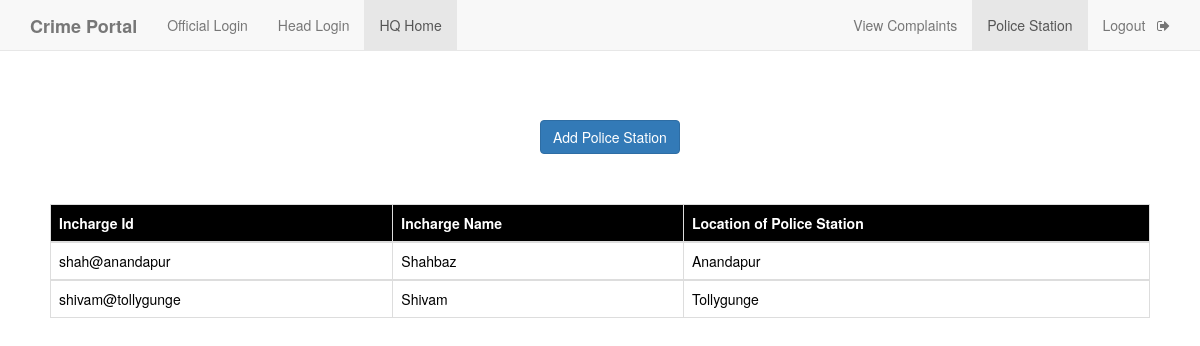
Before: /head_view_police_station.php (signed in) with the older database file.
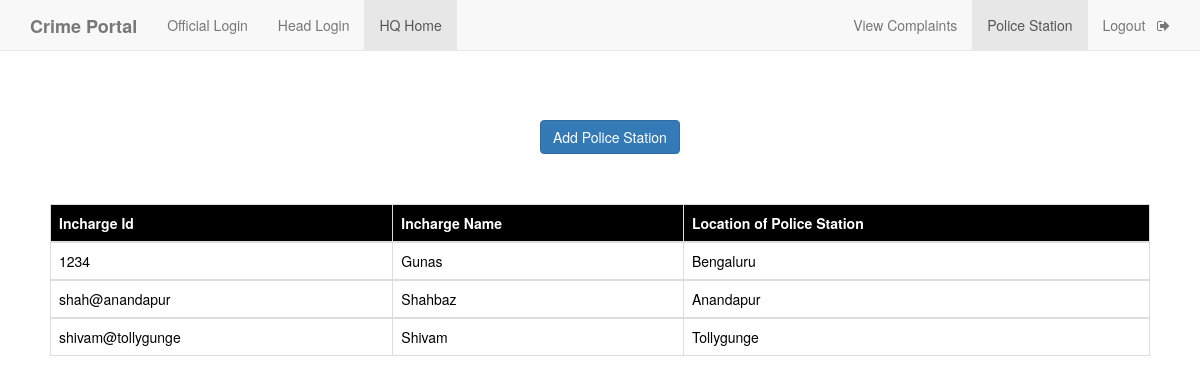
After: the same page with the newer database file.
### tables this page shows
CREATE TABLE IF NOT EXISTS `police_station` (
  `i_id` varchar(50) NOT NULL,
  `i_name` varchar(50) NOT NULL,
  `location` varchar(50) NOT NULL,
  `i_pass` varchar(50) NOT NULL
);

### head_view_police_station.php (the view, shortened to what this page needs)
<!DOCTYPE html>
<html>
<head>
    <?php
    $conn=mysql_connect("localhost","root","");
    $query="select i_id,i_name,location from police_station";
    $result=mysql_query($query,$conn);
    ?>
	<link rel="stylesheet" type="text/css" href="https://maxcdn.bootstrapcdn.com/bootstrap/3.3.5/css/bootstrap.min.css">
	<link rel="stylesheet" type="text/css" href="https://maxcdn.bootstrapcdn.com/font-awesome/4.4.0/css/font-awesome.min.css">
</head>
<body>
	<nav  class="navbar navbar-default navbar-fixed-top">
  <div class="container">
    <div class="navbar-header">
      <a class="navbar-brand" href="home.php"><b>Crime Portal</b></a>
    </div>
    <div id="navbar" class="collapse navbar-collapse">
      <ul class="nav navbar-nav">
        <li><a href="official_login.php">Official Login</a></li>
        <li><a href="headlogin.php">Head Login</a></li>
        <li class="active"><a href="head_view_police_station.php">HQ Home</a></li>
      </ul>
      <ul class="nav navbar-nav navbar-right">
        <li><a href="headHome.php">View Complaints</a></li>
        <li class="active" ><a href="head_view_police_station.php">Police Station</a></li>
        <li><a href="h_logout.php">Logout &nbsp <i class="fa fa-sign-out" aria-hidden="true"></i></a></li>
      </ul>
    </div>
  </div>
 </nav>
 <div  style="margin-top: 10%;margin-left: 45%">
   <a href="police_station_add.php" class="btn btn-primary">Add Police Station</a>
 </div>
<div style="padding:50px;">
   <table class="table table-bordered">
    <thead class="thead-dark" style="background-color: black; color: white;">
      <tr>
        <th scope="col">Incharge Id</th>
        <th scope="col">Incharge Name</th>
        <th scope="col">Location of Police Station</th>
      </tr>
    </thead>
<?php
      while($rows=mysql_fetch_assoc($result)){
    ?>
    <tbody style="background-color: white; color: black;">
      <tr>
        <td><?php echo $rows['i_id']; ?></td>
        <td><?php echo $rows['i_name']; ?></td>
        <td><?php echo $rows['location']; ?></td>
      </tr>
    </tbody>
    <?php
    }
    ?>
</table>
 </div>
</body>
</html>

Changed rows visible on the page:
added police_station: i_id "1234", i_name "Gunas", location "Bengaluru"
